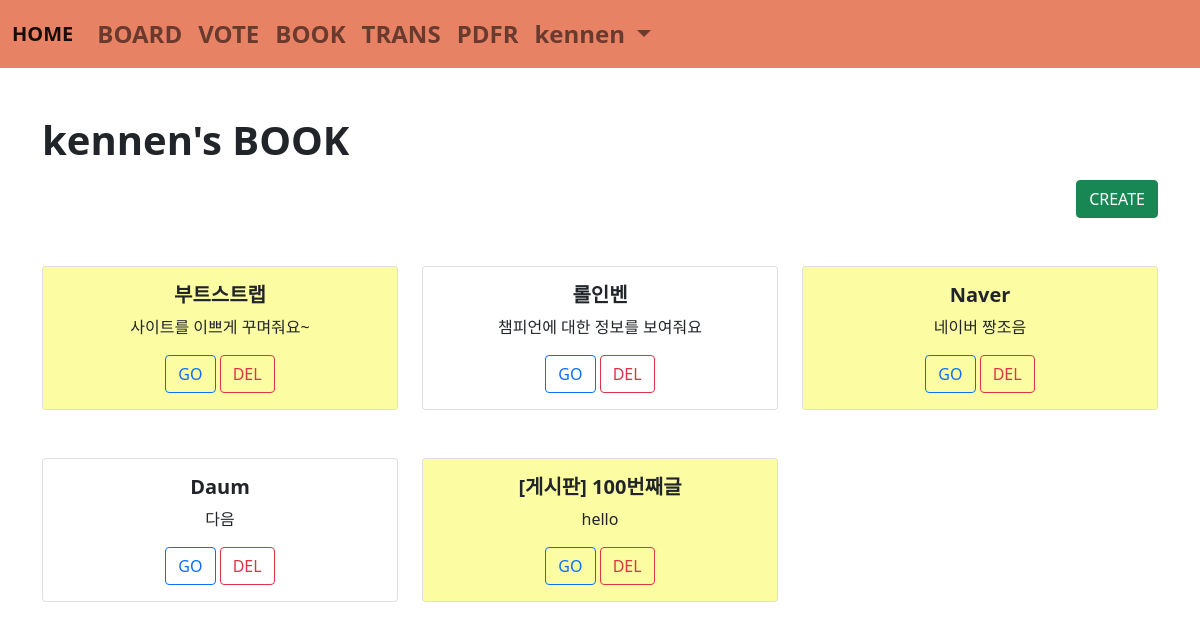
Screenshot of /book/ (signed in) with the database file from the repository.
### acc/models.py (models this page shows, shortened)
class User(AbstractUser):
    age = models.IntegerField(default=0)
    comment = models.TextField()
    pic = models.ImageField()

### book/models.py (models this page shows)
class Book(models.Model):
    user = models.ForeignKey(User, on_delete=models.CASCADE, related_name="book")
    site_name = models.CharField(max_length=100)
    site_url = models.TextField()
    comment = models.TextField()
    impo = models.BooleanField()

### book/views.py (the view)
# urls.py: path('', views.index, name="index"),
def index(request):
    b = request.user.book.all()
    context = {
        "blist":b
    }
    return render(request, "book/index.html", context)

### template/book/index.html
{% extends 'base.html' %}
{% block con %}
    <div class="container mt-5 mb-5">
        <h1><b>{{ user.username }}'s BOOK</b></h1>
        <div class="mt-3 text-end">
            <a href="{% url 'book:create' %}"><button class="btn btn-success">CREATE</button></a>
        </div>
        <div class="row">
            {% for i in blist %}
                <div class="col-lg-4 mt-5">
                    <div class="card text-center">
                        <div class="card-body" {% if i.impo %} style="background-color: rgba(247, 250, 46, 0.441);" {% endif %}>
                            <h5 class="card-title"><b>{{ i.site_name }}</b></h5>
                            <p class="card-text">{{ i.comment }}</p>
                            <a href="{{ i.site_url }}" target="_blank" class="btn btn-outline-primary">GO</a>
                            <a href="{% url 'book:delete' i.id %}" class="btn btn-outline-danger">DEL</a>
                        </div>
                    </div>
                </div>
            {% endfor %}
        </div>
    </div>
{% endblock %}

### template/base.html (shortened to what this page needs)
<!doctype html>
<html lang="en">
    <head>
        <link href="https://cdn.jsdelivr.net/npm/bootstrap@5.1.3/dist/css/bootstrap.min.css" rel="stylesheet">
    </head>
    <body>
        {% if user.is_authenticated %}
            <nav class="navbar navbar-expand-lg navbar-light" style="background-color: rgba(221, 72, 27, 0.679); font-weight: bold; font-size:x-large">
                <div class="container-fluid">
                    <a class="navbar-brand" href="{% url 'acc:index' %}">HOME</a>
                    <div class="collapse navbar-collapse" id="navbarSupportedContent">
                        <ul class="navbar-nav me-auto mb-2 mb-lg-0">
                            <li class="nav-item">
                                <a class="nav-link" href="{% url 'board:index' %}"> BOARD </a>
                            </li>
                            <li class="nav-item">
                                <a class="nav-link" href="{% url 'vote:index' %}"> VOTE </a>
                            </li>
                            <li class="nav-item">
                                <a class="nav-link" href="{% url 'book:index' %}"> BOOK </a>
                            </li>
                            <li class="nav-item">
                                <a class="nav-link" href="{% url 'trans:index' %}"> TRANS </a>
                            </li>
                            <li class="nav-item">
                                <a class="nav-link" href="{% url 'pdfread:index' %}"> PDFR </a>
                            </li>
                            <li class="nav-item dropdown">
                                <a class="nav-link dropdown-toggle" href="#" id="navbarDropdown" role="button" data-bs-toggle="dropdown" aria-expanded="false">
                                    {{ user.username }}
                                </a>
                            </li>
                        </ul>
                    </div>
                </div>
            </nav>
        {% endif %}
        {% block con %}
        {% endblock %}
    </body>
</html>

### rows the page displays
User: username "kennen"
Book: site_name "부트스트랩", comment "사이트를 이쁘게 꾸며줘요~"
Book: site_name "롤인벤", comment "챔피언에 대한 정보를 보여줘요"
Book: site_name "Naver", comment "네이버 짱조음"
Book: site_name "Daum", comment "다음"
Book: site_name "[게시판] 100번째글", comment "hello"
